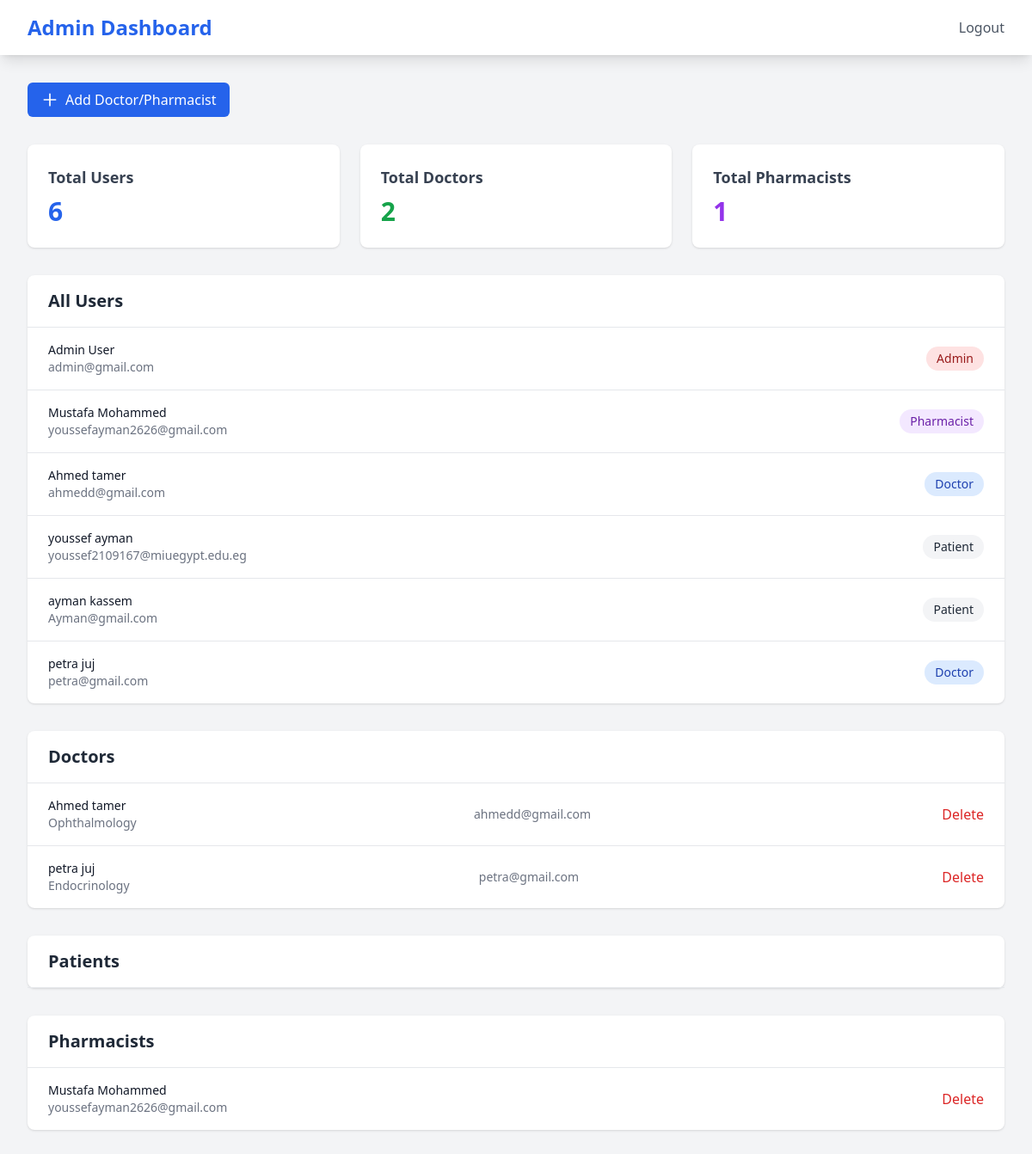
The page /admin (signed in) on the database its author committed.
### website/models.py (models this page shows)
class User(db.Model, UserMixin):
    id = db.Column(db.Integer, primary_key=True)
    email = db.Column(db.String(150), unique=True)
    password = db.Column(db.String(150))
    first_name = db.Column(db.String(150))
    last_name = db.Column(db.String(150))
    role = db.Column(db.String(50), default=UserRole.PATIENT.value)
    notes = db.relationship('Note')
    doctor_profile = db.relationship('Doctor', uselist=False, back_populates='user')
    pharmacist_profile = db.relationship('Pharmacist', uselist=False, back_populates='user')
    patient_profile = db.relationship('Patient', uselist=False, back_populates='user')

class Doctor(db.Model):
    id = db.Column(db.Integer, primary_key=True)
    user_id = db.Column(db.Integer, db.ForeignKey('user.id'))
    specialty = db.Column(db.String(150))
    user = db.relationship('User', back_populates='doctor_profile')
    work_times = db.relationship('WorkTime', back_populates='doctor')
    appointments = db.relationship('Appointment', back_populates='doctor')

class Pharmacist(db.Model):
    id = db.Column(db.Integer, primary_key=True)
    user_id = db.Column(db.Integer, db.ForeignKey('user.id'))
    user = db.relationship('User', back_populates='pharmacist_profile')
    work_times = db.relationship('WorkTime', back_populates='pharmacist')
    appointments = db.relationship('Appointment', back_populates='pharmacist')

### website/views.py (the view)
@views.route('/admin')
@login_required
@role_required(UserRole.ADMIN.value)
def admin_dashboard():
    users = User.query.all()
    doctors = Doctor.query.all()
    pharmacists = Pharmacist.query.all()
    return render_template('admin_dashboard.html', users=users, doctors=doctors, pharmacists=pharmacists, user=session.get('user'))

### main.py (called while the page is built)
@app.context_processor
def inject_user():
    return dict(user=current_user)

### website/__init__.py (called while the page is built)
def create_app():
    app = Flask(__name__)
    app.config['SECRET_KEY'] = 'hjshjhdjah kjshkjdhjs'
    app.config['SQLALCHEMY_DATABASE_URI'] = f'sqlite:///{DB_NAME}'
    app.config['MAIL_SERVER'] = 'smtp.gmail.com'
    app.config['MAIL_PORT'] = 587
    app.config['MAIL_USE_TLS'] = True
    app.config['MAIL_USERNAME'] = 'bookmydoc11@gmail.com'
    app.config['MAIL_PASSWORD'] = 'sjalamjygtofbrjh'
    db.init_app(app)
    mail.init_app(app)
    from .views import views
    from .auth import auth
    app.register_blueprint(views, url_prefix='/')
    app.register_blueprint(auth, url_prefix='/')
    from .models import User, Note, Patient, Doctor, Pharmacist, Appointment, WorkTime, MedicalRecord, PharmaMessage, Medicine
    create_database(app)
    @app.context_processor
    def inject_user():
        return dict(user=session.get('user'))
    return app

### website/views.py (called while the page is built)
def login_required(f):
    @wraps(f)
    def decorated_function(*args, **kwargs):
        if 'user' not in session:
            flash('Please log in to access this page.', 'error')
            return redirect(url_for('auth.login'))
        return f(*args, **kwargs)
    return decorated_function

def role_required(*roles):
    def decorator(f):
        @wraps(f)
        def decorated_function(*args, **kwargs):
            if not session.get('user') or 'user' not in session:
                flash('Please log in to access this page.', 'error')
                return redirect(url_for('auth.login'))
            user_role = session['user'].get('role')
            if user_role not in roles:
                flash('You do not have permission to access this page.', 'error')
                return redirect(url_for('views.home'))
            return f(*args, **kwargs)
        return decorated_function
    return decorator

### website/templates/admin_dashboard.html (shortened to what this page needs)
<!DOCTYPE html>
<html>
<head>
    <script src="https://cdn.tailwindcss.com"></script>
</head>
<body class="bg-gray-100 min-h-screen">
    <nav class="bg-white shadow-lg">
        <div class="max-w-7xl mx-auto px-4 sm:px-6 lg:px-8">
            <div class="flex justify-between h-16">
                <div class="flex items-center">
                    <h1 class="text-2xl font-bold text-blue-600">Admin Dashboard</h1>
                </div>
                <div class="flex items-center">
                    <a href="{{ url_for('auth.logout') }}" class="text-gray-600 hover:text-gray-900">Logout</a>
                </div>
            </div>
        </div>
    </nav>
    <div class="max-w-7xl mx-auto px-4 sm:px-6 lg:px-8 py-8">
        <div class="mb-8 flex space-x-4">
            <a href="{{ url_for('views.add_user') }}"
               class="inline-flex items-center px-4 py-2 bg-blue-600 text-white rounded-md hover:bg-blue-700 transition duration-150 ease-in-out">
                <svg class="w-5 h-5 mr-2" fill="none" stroke="currentColor" viewBox="0 0 24 24">
                    <path stroke-linecap="round" stroke-linejoin="round" stroke-width="2" d="M12 4v16m8-8H4"></path>
                </svg>
                Add Doctor/Pharmacist
            </a>
        </div>
        <div class="grid grid-cols-1 md:grid-cols-3 gap-6 mb-8">
            <div class="bg-white rounded-lg shadow p-6">
                <h3 class="text-lg font-semibold text-gray-700 mb-2">Total Users</h3>
                <p class="text-3xl font-bold text-blue-600">{{ users|length }}</p>
            </div>
            <div class="bg-white rounded-lg shadow p-6">
                <h3 class="text-lg font-semibold text-gray-700 mb-2">Total Doctors</h3>
                <p class="text-3xl font-bold text-green-600">{{ doctors|length }}</p>
            </div>
            <div class="bg-white rounded-lg shadow p-6">
                <h3 class="text-lg font-semibold text-gray-700 mb-2">Total Pharmacists</h3>
                <p class="text-3xl font-bold text-purple-600">{{ pharmacists|length }}</p>
            </div>
        </div>
        <div class="bg-white rounded-lg shadow mb-8">
            <div class="px-6 py-4 border-b border-gray-200">
                <h2 class="text-xl font-semibold text-gray-800">All Users</h2>
            </div>
            <div class="divide-y divide-gray-200">
                {% for user_item in users %}
                <div class="px-6 py-4 hover:bg-gray-50 transition duration-150 ease-in-out flex items-center justify-between">
                    <div>
                        <p class="text-sm font-medium text-gray-900">{{ user_item.first_name }} {{ user_item.last_name }}</p>
                        <p class="text-sm text-gray-500">{{ user_item.email }}</p>
                    </div>
                    <span class="px-3 py-1 text-sm rounded-full
                        {% if user_item.role == 'admin' %}bg-red-100 text-red-800
                        {% elif user_item.role == 'doctor' %}bg-blue-100 text-blue-800
                        {% elif user_item.role == 'pharmacist' %}bg-purple-100 text-purple-800
                        {% else %}bg-gray-100 text-gray-800{% endif %}">
                        {{ user_item.role|capitalize }}
                    </span>
                </div>
                {% endfor %}
            </div>
        </div>
        <div class="bg-white rounded-lg shadow mb-8">
            <div class="px-6 py-4 border-b border-gray-200">
                <h2 class="text-xl font-semibold text-gray-800">Doctors</h2>
            </div>
            <div class="divide-y divide-gray-200">
                {% for doctor in doctors %}
                <div class="px-6 py-4 hover:bg-gray-50 transition duration-150 ease-in-out flex items-center justify-between">
                    <div>
                        <p class="text-sm font-medium text-gray-900">{{ doctor.user.first_name }} {{ doctor.user.last_name }}</p>
                        <p class="text-sm text-gray-500">{{ doctor.specialty }}</p>
                    </div>
                    <span class="text-sm text-gray-500">{{ doctor.user.email }}</span>
                    {% if user and user.role == 'admin' %}
                    <form action="{{ url_for('views.delete_doctor', doctor_id=doctor.id) }}" method="POST" style="display:inline;">
                        <button type="submit" class="ml-4 text-red-600 hover:text-red-900" onclick="return confirm('Are you sure you want to delete this doctor?');">
                             Delete
                        </button>
                    </form>
                    {% endif %}
                </div>
                {% endfor %}
            </div>
        </div>
        <div class="bg-white rounded-lg shadow mb-8">
            <div class="px-6 py-4 border-b border-gray-200">
                <h2 class="text-xl font-semibold text-gray-800">Patients</h2>
            </div>
        </div>
        <div class="bg-white rounded-lg shadow">
            <div class="px-6 py-4 border-b border-gray-200">
                <h2 class="text-xl font-semibold text-gray-800">Pharmacists</h2>
            </div>
            <div class="divide-y divide-gray-200">
                {% for pharmacist in pharmacists %}
                <div class="px-6 py-4 hover:bg-gray-50 transition duration-150 ease-in-out flex items-center justify-between">
                    <div>
                        <p class="text-sm font-medium text-gray-900">{{ pharmacist.user.first_name }} {{ pharmacist.user.last_name }}</p>
                        <p class="text-sm text-gray-500">{{ pharmacist.user.email }}</p>
                    </div>
                    {% if user and user.role == 'admin' %}
                    <form action="{{ url_for('views.delete_pharmacist', pharmacist_id=pharmacist.id) }}" method="POST" style="display:inline;">
                        <button type="submit" class="ml-4 text-red-600 hover:text-red-900" onclick="return confirm('Are you sure you want to delete this pharmacist?');">
                             Delete
                        </button>
                    </form>
                    {% endif %}
                </div>
                {% endfor %}
            </div>
        </div>
    </div>
</body>
</html>

### rows shown on the page
User: first_name "Admin", last_name "User", email "admin@gmail.com", role "Admin"
User: first_name "Mustafa", last_name "Mohammed", email "youssefayman2626@gmail.com", role "Pharmacist"
User: first_name "Ahmed", last_name "tamer", email "ahmedd@gmail.com", role "Doctor"
User: first_name "youssef", last_name "ayman", email "youssef2109167@miuegypt.edu.eg", role "Patient"
User: first_name "ayman", last_name "kassem", email "Ayman@gmail.com", role "Patient"
User: first_name "petra", last_name "juj", email "petra@gmail.com", role "Doctor"
Doctor: user.first_name "Ahmed", user.last_name "tamer", specialty "Ophthalmology", user.email "ahmedd@gmail.com"
Doctor: user.first_name "petra", user.last_name "juj", specialty "Endocrinology", user.email "petra@gmail.com"
Pharmacist: user.first_name "Mustafa", user.last_name "Mohammed", user.email "youssefayman2626@gmail.com"

### other values the page prints
{{ users|length }} "6"
{{ doctors|length }} "2"
{{ pharmacists|length }} "1"
